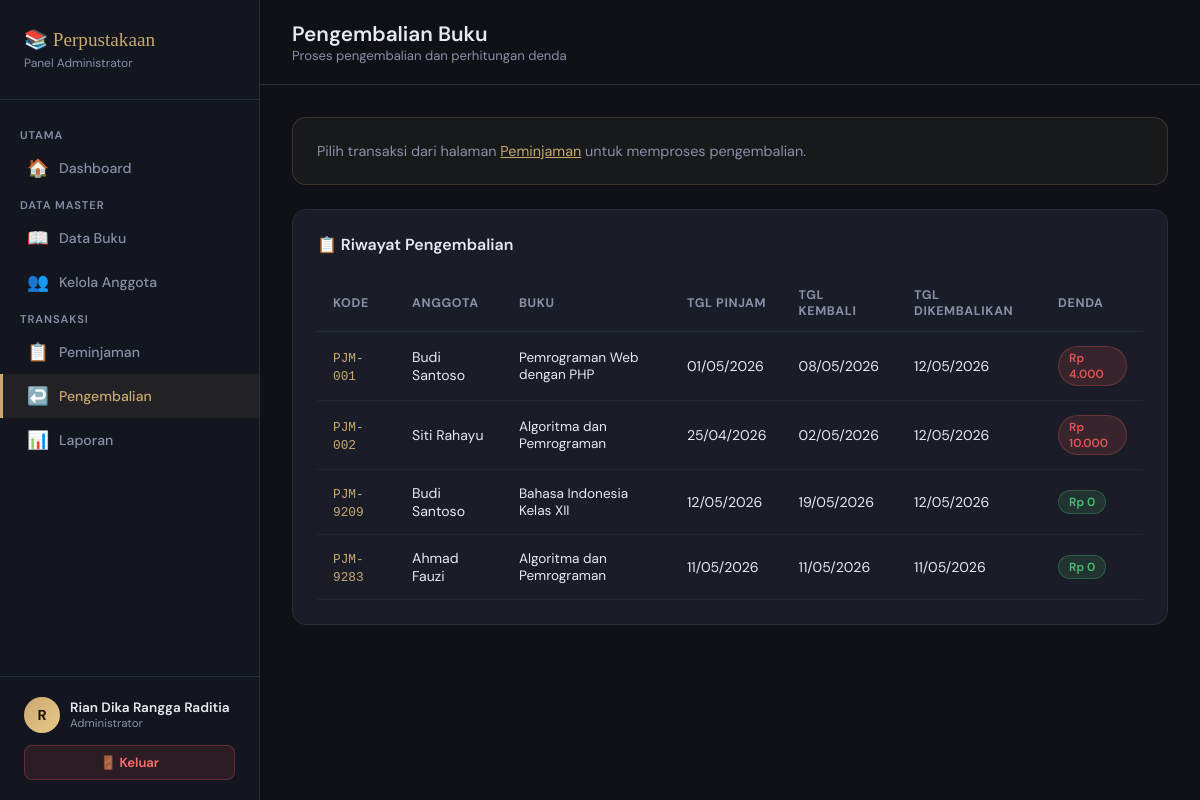
The page /Rangga_aplikasi_peminjaman_buku/admin/pengembalian.php (signed in) on the database its author committed.
### tables this page shows
CREATE TABLE `peminjaman` (
  `id` int(11) NOT NULL,
  `kode_pinjam` varchar(20) NOT NULL,
  `anggota_id` int(11) NOT NULL,
  `buku_id` int(11) NOT NULL,
  `tgl_pinjam` date NOT NULL,
  `tgl_kembali` date NOT NULL,
  `tgl_pengembalian` date DEFAULT NULL,
  `status` enum('dipinjam','dikembalikan','terlambat') DEFAULT 'dipinjam',
  `denda` int(11) DEFAULT 0,
  `created_at` timestamp NOT NULL DEFAULT current_timestamp()
);

CREATE TABLE `anggota` (
  `id` int(11) NOT NULL,
  `nis` varchar(20) NOT NULL,
  `nama` varchar(100) NOT NULL,
  `kelas` varchar(20) DEFAULT NULL,
  `alamat` text DEFAULT NULL,
  `telepon` varchar(15) DEFAULT NULL,
  `user_id` int(11) DEFAULT NULL,
  `created_at` timestamp NOT NULL DEFAULT current_timestamp()
);

CREATE TABLE `buku` (
  `id` int(11) NOT NULL,
  `kode_buku` varchar(20) NOT NULL,
  `judul` varchar(200) NOT NULL,
  `pengarang` varchar(100) DEFAULT NULL,
  `penerbit` varchar(100) DEFAULT NULL,
  `tahun_terbit` year(4) DEFAULT NULL,
  `kategori` varchar(50) DEFAULT NULL,
  `stok` int(11) DEFAULT 0,
  `created_at` timestamp NOT NULL DEFAULT current_timestamp()
);

### Rangga_aplikasi_peminjaman_buku/admin/pengembalian.php (the view, shortened to what this page needs)
<?php
include "../koneksi.php";
include "../includes/navbar_admin.php";
$detail = null;
$query = mysqli_query($conn, "
    SELECT p.*, a.nama AS nama_anggota, a.nis, b.judul
    FROM peminjaman p
    JOIN anggota a ON p.anggota_id=a.id
    JOIN buku b ON p.buku_id=b.id
    WHERE p.status='dikembalikan'
    ORDER BY p.tgl_pengembalian DESC LIMIT 20
");
?>
<div class="topbar">
    <div>
        <h1>Pengembalian Buku</h1>
        <div class="breadcrumb">Proses pengembalian dan perhitungan denda</div>
    </div>
</div>
<div class="content">
<?php if($detail): ?>
<div class="card" style="border-color:var(--gold);">
    <h3 style="font-size:1rem;font-weight:600;margin-bottom:20px;color:var(--gold);">📦 Konfirmasi Pengembalian</h3>
    <div style="display:grid;grid-template-columns:1fr 1fr;gap:20px;margin-bottom:24px;">
        <div>
            <div style="font-size:.78rem;color:var(--muted);text-transform:uppercase;margin-bottom:4px;">Kode Pinjam</div>
            <div style="font-weight:600;color:var(--gold);"><?= $detail['kode_pinjam'] ?></div>
        </div>
        <div>
            <div style="font-size:.78rem;color:var(--muted);text-transform:uppercase;margin-bottom:4px;">Anggota</div>
            <div style="font-weight:600;"><?= htmlspecialchars($detail['nama_anggota']) ?></div>
            <div style="font-size:.8rem;color:var(--muted);"><?= $detail['nis'] ?> - <?= $detail['kelas'] ?></div>
        </div>
        <div>
            <div style="font-size:.78rem;color:var(--muted);text-transform:uppercase;margin-bottom:4px;">Buku</div>
            <div style="font-weight:600;"><?= htmlspecialchars($detail['judul']) ?></div>
        </div>
        <div>
            <div style="font-size:.78rem;color:var(--muted);text-transform:uppercase;margin-bottom:4px;">Tanggal Pinjam → Kembali</div>
            <div style="font-weight:600;"><?= date('d/m/Y', strtotime($detail['tgl_pinjam'])) ?> → <?= date('d/m/Y', strtotime($detail['tgl_kembali'])) ?></div>
            <?php
            $sisa = (strtotime($detail['tgl_kembali']) - strtotime(date('Y-m-d'))) / 86400;
            if($sisa < 0): ?>
            <div style="color:#ff7070;font-size:.82rem;margin-top:4px;">⚠️ Terlambat <?= abs((int)$sisa) ?> hari — Denda: Rp <?= number_format(abs((int)$sisa)*1000,0,',','.') ?></div>
            <?php else: ?>
            <div style="color:#4dbd74;font-size:.82rem;margin-top:4px;">✅ Sisa <?= (int)$sisa ?> hari</div>
            <?php endif; ?>
        </div>
    </div>
    <form method="POST">
        <input type="hidden" name="pinjam_id" value="<?= $detail['id'] ?>">
        <div style="display:flex;gap:12px;">
            <button type="submit" name="proses" class="btn btn-primary" onclick="return confirm('Konfirmasi pengembalian buku ini?')">✅ Konfirmasi Pengembalian</button>
            <a href="peminjaman.php" class="btn" style="background:rgba(255,255,255,.06);border:1px solid var(--border);">Batal</a>
        </div>
    </form>
</div>
<?php else: ?>
<div class="card" style="background:rgba(201,169,110,.05);border:1px solid rgba(201,169,110,.2);">
    <p style="color:var(--muted);font-size:.9rem;">Pilih transaksi dari halaman <a href="peminjaman.php" style="color:var(--gold);">Peminjaman</a> untuk memproses pengembalian.</p>
</div>
<?php endif; ?>
<div class="card">
    <h3 style="font-size:1rem;font-weight:600;margin-bottom:20px;">📋 Riwayat Pengembalian</h3>
    <table>
        <thead>
            <tr><th>Kode</th><th>Anggota</th><th>Buku</th><th>Tgl Pinjam</th><th>Tgl Kembali</th><th>Tgl Dikembalikan</th><th>Denda</th></tr>
        </thead>
        <tbody>
            <?php while($row = mysqli_fetch_assoc($query)): ?>
            <tr>
                <td><code style="color:var(--gold);font-size:.8rem;"><?= $row['kode_pinjam'] ?></code></td>
                <td><?= htmlspecialchars($row['nama_anggota']) ?></td>
                <td style="font-size:.85rem;"><?= htmlspecialchars($row['judul']) ?></td>
                <td><?= date('d/m/Y', strtotime($row['tgl_pinjam'])) ?></td>
                <td><?= date('d/m/Y', strtotime($row['tgl_kembali'])) ?></td>
                <td><?= $row['tgl_pengembalian'] ? date('d/m/Y', strtotime($row['tgl_pengembalian'])) : '-' ?></td>
                <td>
                    <?php if($row['denda'] > 0): ?>
                    <span class="badge badge-red">Rp <?= number_format($row['denda'],0,',','.') ?></span>
                    <?php else: ?>
                    <span class="badge badge-green">Rp 0</span>
                    <?php endif; ?>
                </td>
            </tr>
            <?php endwhile; ?>
        </tbody>
    </table>
</div>
</div>
</div></body></html>

### Rangga_aplikasi_peminjaman_buku/includes/navbar_admin.php (style rules this page uses)
:root { --bg:#0f1117;--sidebar:#13161f;--card:#1a1d27;--border:#2a2d3a;--gold:#c9a96e;--gold-light:#e8c88a;--text:#e8e8f0;--muted:#8b8fa8;--danger:#e05555;--success:#4dbd74; }
* { margin:0;padding:0;box-sizing:border-box; }
body { font-family:'DM Sans',sans-serif;background:var(--bg);color:var(--text);display:flex;min-height:100vh; }
.topbar { padding:20px 32px;border-bottom:1px solid var(--border);background:var(--bg);display:flex;align-items:center;justify-content:space-between; }
.topbar h1 { font-size:1.3rem;font-weight:600; }
.topbar .breadcrumb { font-size:.82rem;color:var(--muted); }
.content { padding:32px;flex:1; }
.card { background:var(--card);border:1px solid var(--border);border-radius:14px;padding:24px;margin-bottom:24px; }
table { width:100%;border-collapse:collapse; }
thead th { text-align:left;padding:12px 16px;font-size:.78rem;color:var(--muted);text-transform:uppercase;letter-spacing:.05em;border-bottom:1px solid var(--border); }
tbody td { padding:14px 16px;font-size:.88rem;border-bottom:1px solid rgba(255,255,255,.04); }
.badge { display:inline-block;padding:3px 10px;border-radius:20px;font-size:.74rem;font-weight:600; }
.badge-green { background:rgba(77,189,116,.15);color:#4dbd74;border:1px solid rgba(77,189,116,.3); }
.badge-red { background:rgba(224,85,85,.15);color:#e05555;border:1px solid rgba(224,85,85,.3); }

### rows shown on the page
peminjaman: kode_pinjam "PJM-001", anggota.nama "Budi Santoso", buku.judul "Pemrograman Web dengan PHP", tgl_pinjam "01/05/2026", tgl_kembali "08/05/2026", tgl_pengembalian "12/05/2026", denda "4.000"
peminjaman: kode_pinjam "PJM-002", anggota.nama "Siti Rahayu", buku.judul "Algoritma dan Pemrograman", tgl_pinjam "25/04/2026", tgl_kembali "02/05/2026", tgl_pengembalian "12/05/2026", denda "10.000"
peminjaman: kode_pinjam "PJM-9209", anggota.nama "Budi Santoso", buku.judul "Bahasa Indonesia Kelas XII", tgl_pinjam "12/05/2026", tgl_kembali "19/05/2026", tgl_pengembalian "12/05/2026", denda "Rp 0"
peminjaman: kode_pinjam "PJM-9283", anggota.nama "Ahmad Fauzi", buku.judul "Algoritma dan Pemrograman", tgl_pinjam "11/05/2026", tgl_kembali "11/05/2026", tgl_pengembalian "11/05/2026", denda "Rp 0"

### other values the page prints
substr($_SESSION['nama'], 0, 1) "R"
$_SESSION['nama'] "Rian Dika Rangga Raditia"
